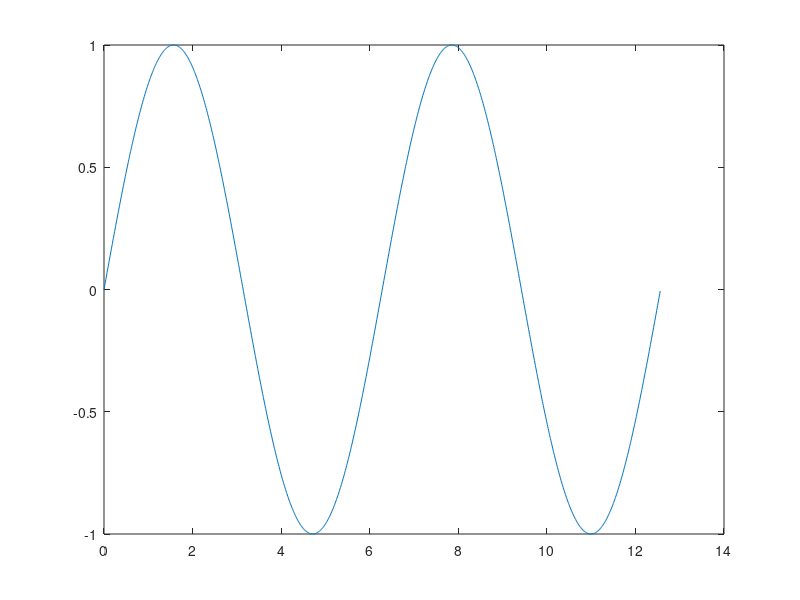

Recreate this plot in MATLAB. (Note: this script raises an error after producing the figure.)
% Ejercicio 6

clear all;
k = 1;
for s = 0 : 0.01 : 4*pi
    x(k) = s;
    y(k) = sin(s);
    k = k + 1;
end

plot(x, y);

elapsed = 0;
tStart = tic();
while elapsed < 4*pi
    posX = elapsed;
    posY = sin(elapsed);
    elapsed = toc(tStart);

    cla;
    hold on;
    plot(x, y);
    plot(posX, posY, "Or");
    drawnow;
end